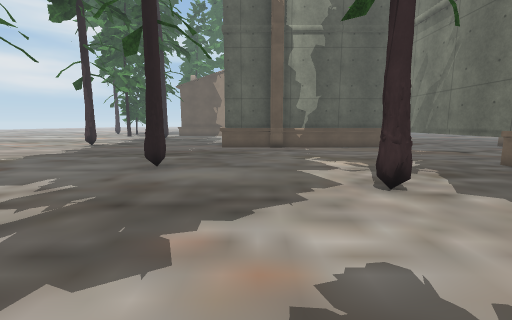
View 1 (above)

22 first-person views from a walk through a scene from a Unity 3-D project. The camera is 1.2 m above the floor, tilts 8° down and sees 90° across. The floor is counted in squares, 1 m on a side. Each view is taken from the middle of a square. On the plan, view 1 faces up. The plan holds only what a view shows up to about 12 squares ahead; the rest is blank. The place goes on beyond the plan. The player character is not drawn. Door leaves are left out, so doorways stand open. Some surface patterns are stand-ins.

View 2
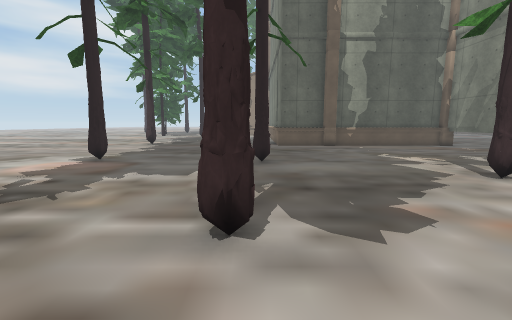

View 3
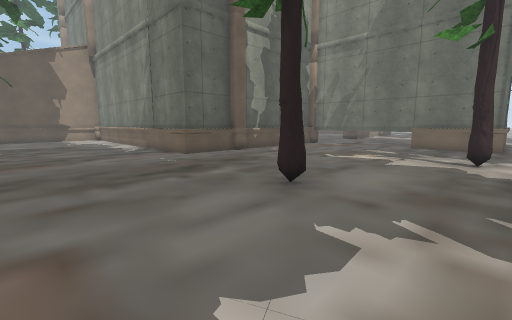

View 4
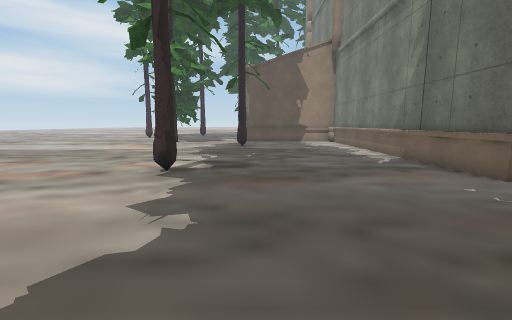

View 5
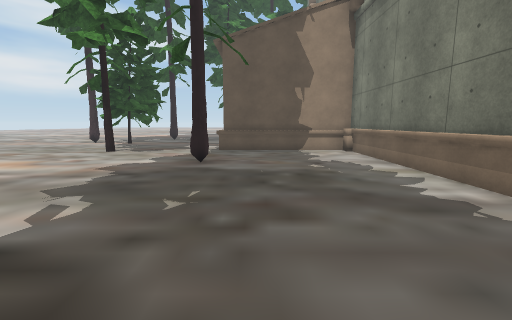

View 6
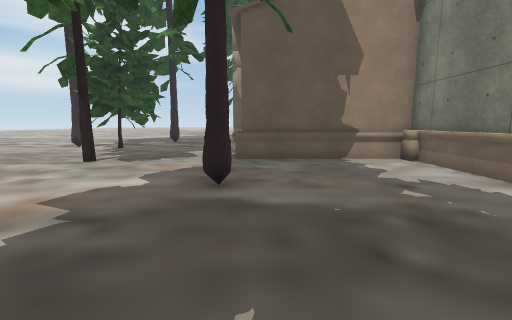

View 7
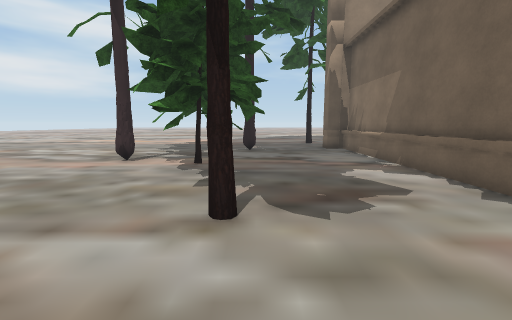

View 8
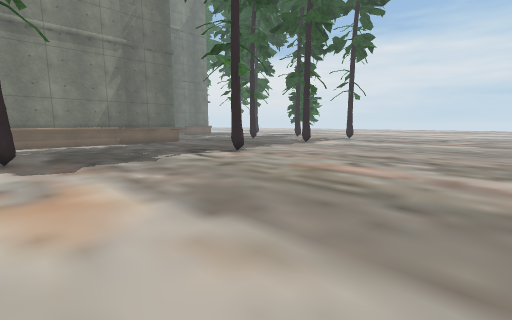

View 9
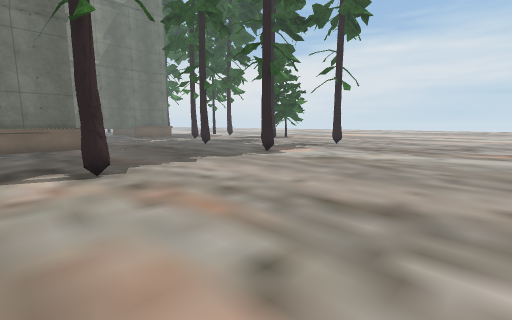

View 10
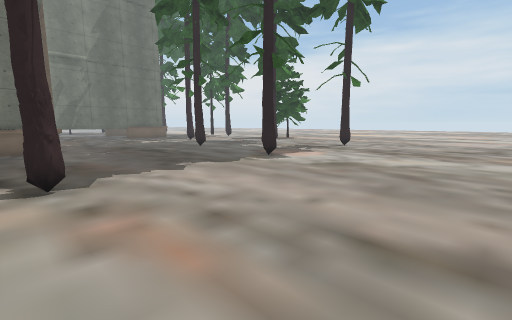

View 11
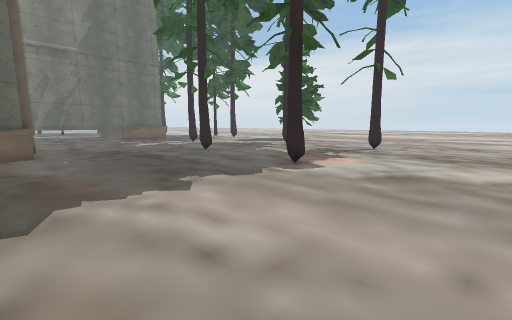

View 12
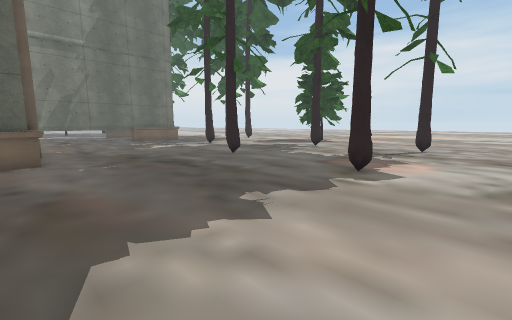

View 13
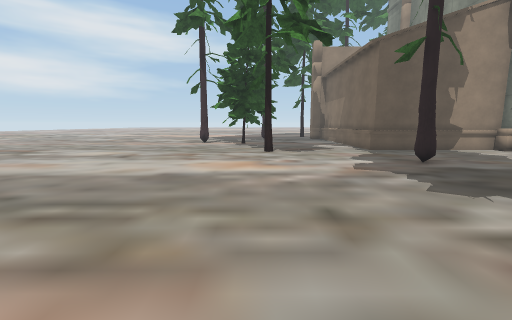

View 14
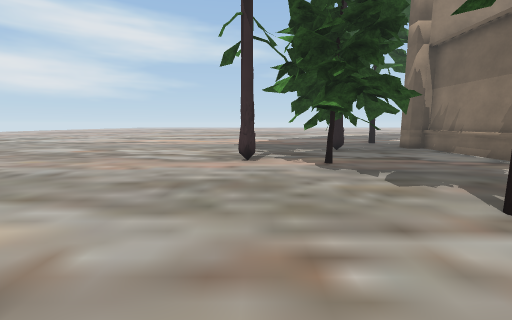

View 15
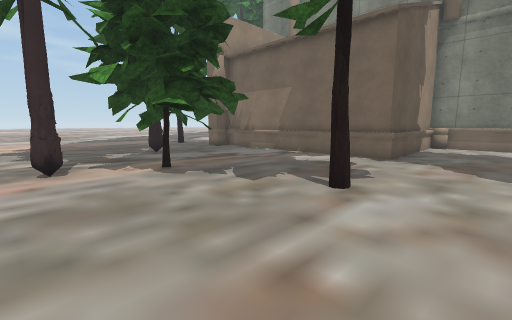

View 16
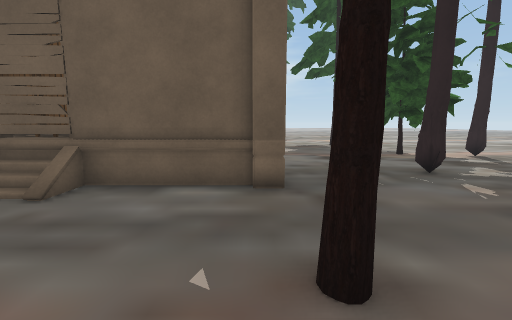

View 17
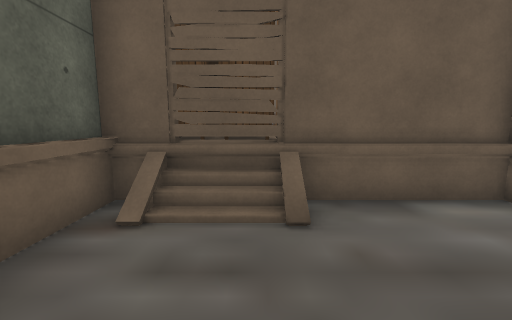

View 18
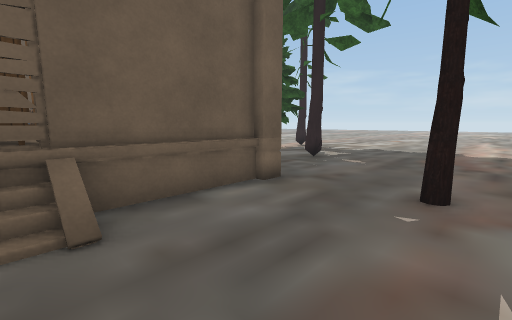

View 19
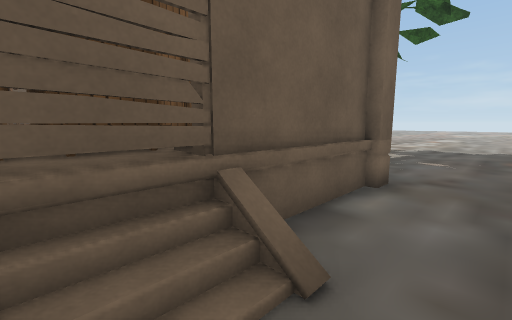

View 20
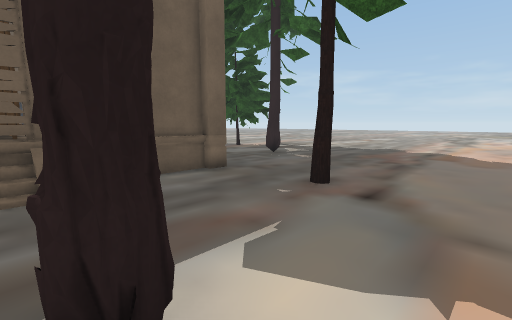

View 21
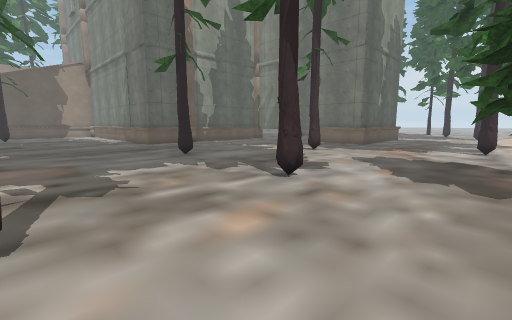

View 22
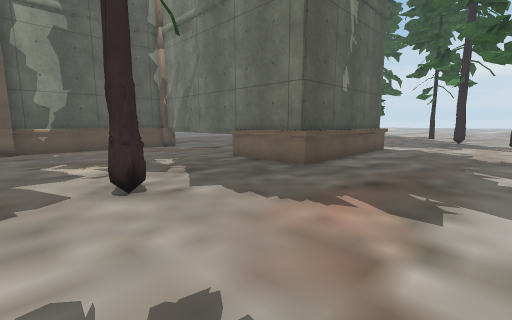

### Floor plan
Key: @ floor where view 1 was taken; # wall or solid block; . floor; B building; T thing the floor can be seen under or through; C cabinet; O other object.
Columns run from 18 left of view 1 to 16 right of it. Each row starts with its distance up from view 1.
 41 ............. .
 40 ..............#
 39 ...............
 38 .........#.......
 37 ................#
 36 ................#
 35 ..........BBBB###
 34 ......#...B  OCC#
 33 ..........B  OCCC
 32 ..........B CCCC
 31 ..TTTT....B  C
 30 ..TTTTT...B   OOO
 29 ....T.T...B   OO
 28 ....T.....B   O
 27 ..........B
 26 ..........B   BB#
 25 ................##
 24 ................#
 23 ................#
 22 ..........#.....#
 21 ................#
 20 ................#
 19 ................#
 18 ................#
 17 ................#
 16 ................#
 15 ................##
 14 ................###
 13 .................#######
 12 ......................... #
 11 ..........................#
 10 ..........................#
  9 ..........................#
  8 ..........................#
  7 ...............#.........##
  6 .........................##
  5   ..................#....##    ##
  4   ........................######.
  3   ................................
  2   .................................
  1   ........#........................
  0   ................@................
 -1    ....... ............#..
 -2      .... . ....### ......

Where each view was taken, in squares from view 1:
view 1: 0 up, 0 right, facing up
view 2: 1 down, 3 left, facing up
view 3: 4 up, 7 left, facing up-right
view 4: 8 up, 7 left, facing up
view 5: 14 up, 6 left, facing up
view 6: 17 up, 7 left, facing up
view 7: 22 up, 12 left, facing up
view 8: 22 up, 18 left, facing down-right
view 9: 16 up, 16 left, facing down-right
view 10: 15 up, 15 left, facing down-right
view 11: 14 up, 13 left, facing down-right
view 12: 14 up, 11 left, facing down-right
view 13: 14 up, 13 left, facing up
view 14: 22 up, 16 left, facing up
view 15: 23 up, 17 left, facing up-right
view 16: 40 up, 8 left, facing down
view 17: 39 up, 4 left, facing down
view 18: 39 up, 4 left, facing down-left
view 19: 37 up, 3 left, facing down-left
view 20: 41 up, 4 left, facing down-left
view 21: 2 down, 8 left, facing up-right
view 22: 0 up, 1 right, facing up-right
